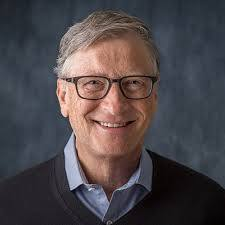
#> input picture ibad_No_other_allow.py/images/bill.jpeg, 225 x 225 px, found by its file name
$ python 14_thresholding.py
#> lines starting #> are read from the running program, lines starting #| are printed output that depends on the picture; after the words box and inside, x2 and y2 are one past the last pixel; in counts of white or black regions, pixels touching at a corner belong together
import cv2 as cv
# import matplotlib.pyplot as plt
# import numpy as np
img = cv.imread("images/bill.jpeg")
#> img is the input picture: shape (225, 225, 3); mean B, G, R 74.1, 70.6, 77.1
cv.imshow("imgbill ", img)
gray = cv.cvtColor(img, cv.COLOR_BGR2GRAY)
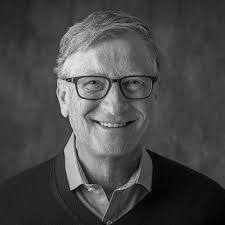
#> gray: shape (225, 225); min 0, max 251, mean 72.9
cv.imshow("gray ", gray)
# simple thresholding
threshold, thresh = cv.threshold(gray, 150, 255, cv.THRESH_BINARY)
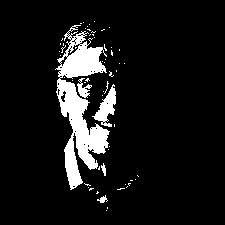
#> thresh: shape (225, 225); 9.1% white; 60 white regions (55 under 20 px), largest, box (x1, y1, x2, y2) and area: (55, 25, 110, 190) 3792, (92, 84, 116, 127) 436, (77, 78, 92, 98) 138, (97, 195, 108, 203) 43, (101, 163, 106, 176) 37
cv.imshow("threshold simple ", thresh)

threshold, thresh_inv = cv.threshold(gray, 150, 255, cv.THRESH_BINARY_INV)
cv.imshow("threshold ", thresh_inv)

# ada[tive threshholding
adaptive_thresh = cv.adaptiveThreshold(
    gray, 255, cv.ADAPTIVE_THRESH_MEAN_C, cv.THRESH_BINARY_INV, 11, 3)
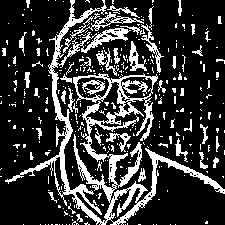
#> adaptive_thresh: shape (225, 225); 21.9% white; 361 white regions (308 under 20 px), largest, box (x1, y1, x2, y2) and area: (5, 0, 225, 225) 6822, (63, 12, 144, 53) 378, (141, 24, 164, 73) 229
cv.imshow("adaptive thresholding", adaptive_thresh)


cv.waitKey(0)

$ run again, with ibad_No_other_allow.py/images/IMG-20220331-WA0012 - Copy.jpg copied over ibad_No_other_allow.py/images/bill.jpeg
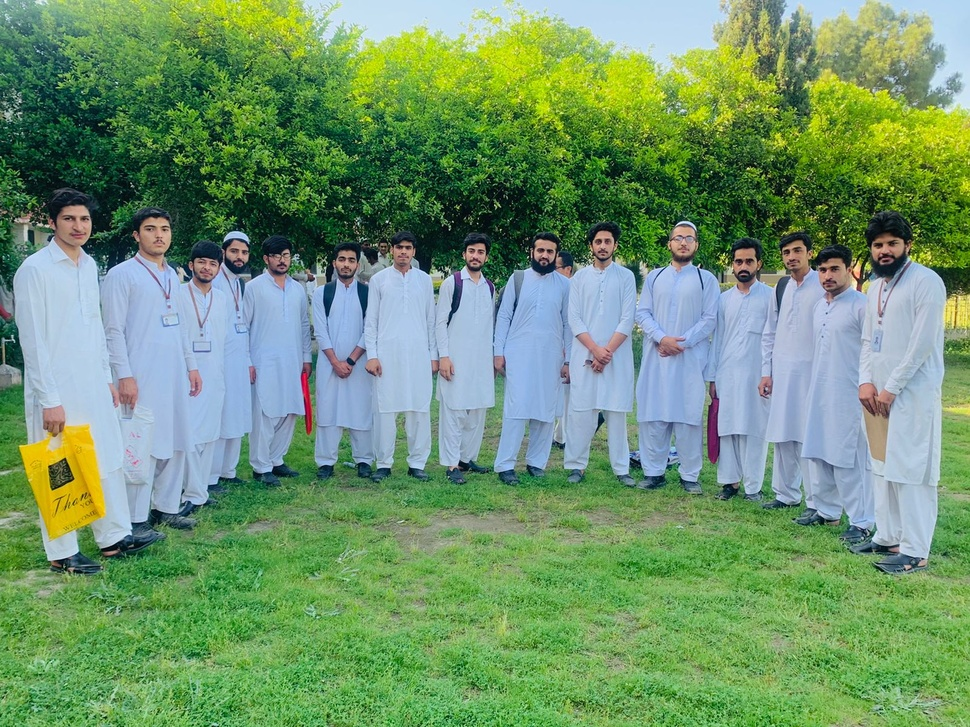
#> input picture ibad_No_other_allow.py/images/IMG-20220331-WA0012 - Copy.jpg, 970 x 727 px, shrunk from 1600 x 1200 before the run, found by its file name
#> img is the input picture: shape (727, 970, 3); mean B, G, R 109.9, 149.6, 112.8
#> `threshold, thresh = cv.threshold(gray, 150, 255, cv.THRESH_BINARY)`:
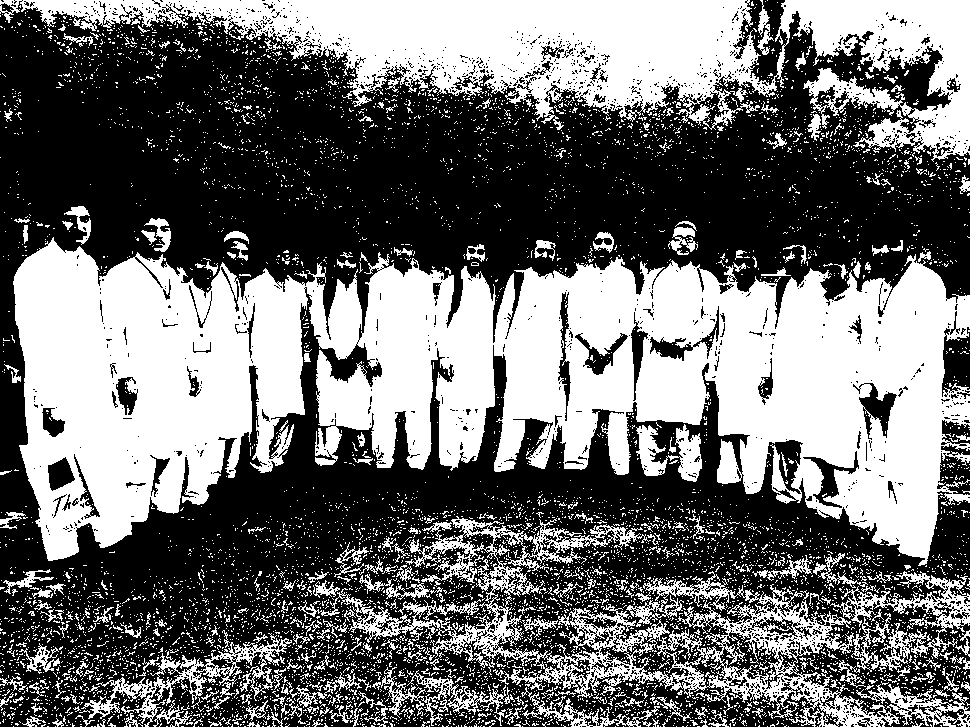
#> thresh: shape (727, 970); 43.8% white; 7135 white regions (6828 under 20 px), largest, box (x1, y1, x2, y2) and area: (13, 237, 970, 566) 171867, (0, 0, 970, 162) 62133, (298, 516, 970, 727) 25571
#> `adaptive_thresh = cv.adaptiveThreshold( gray, 255, cv.ADAPTIVE_THRESH_..`:
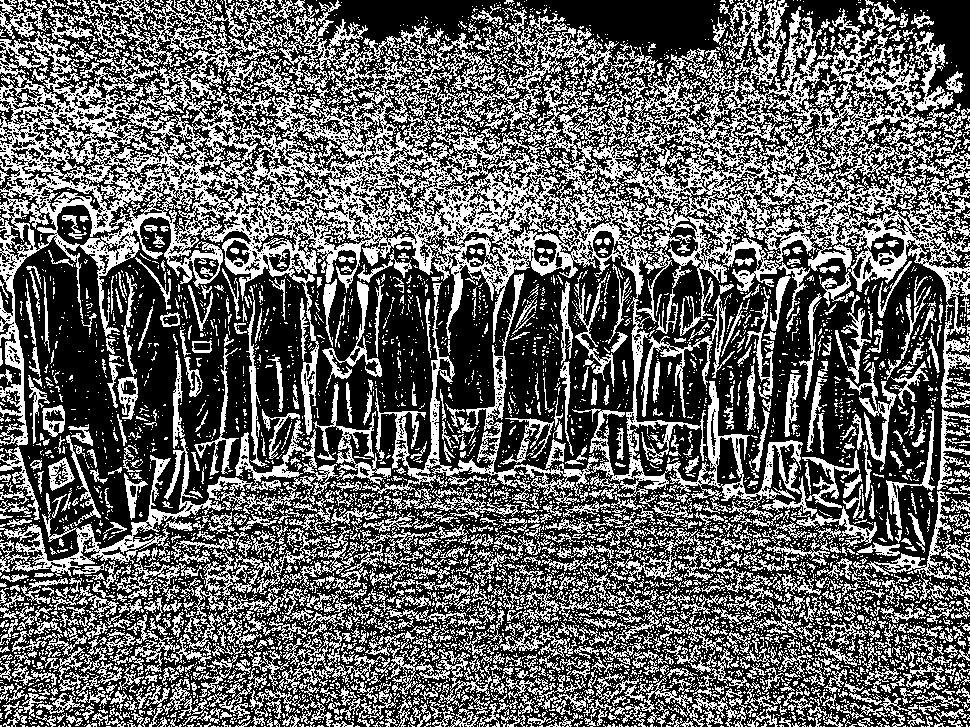
#> adaptive_thresh: shape (727, 970); 39% white in thin lines or dots
